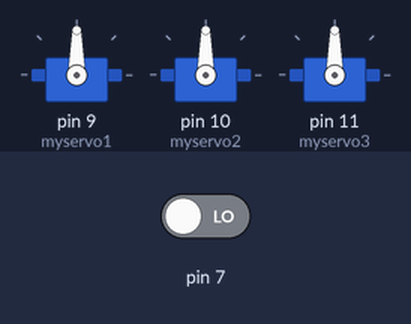
A sketch run on a simulated Arduino Uno, built with avr-gcc and run on an emulated ATmega328P. On the bench: 3 × servo. The inputs (shaded band) are chosen by the test bench; at power-on: pin 7 LOW.

Above: at 1.2 s.
1.3 s: pin 7 driven HIGH
At 1.75 s:
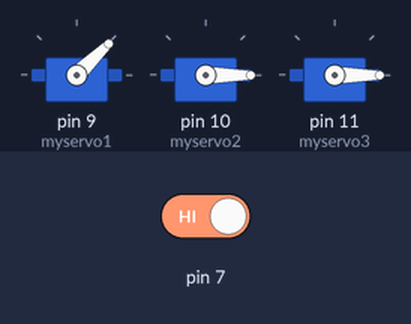
At 6.1 s:
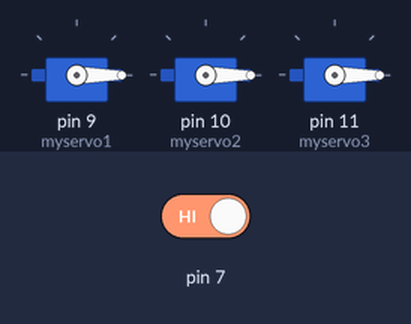
6.7 s: pin 7 driven HIGH
At 7.6 s:
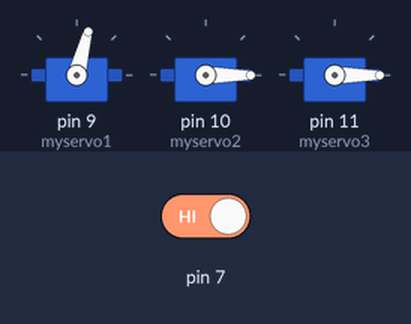
Timing chart, 0 to 15.7 s (numbered marks = the images above; inputs shaded):
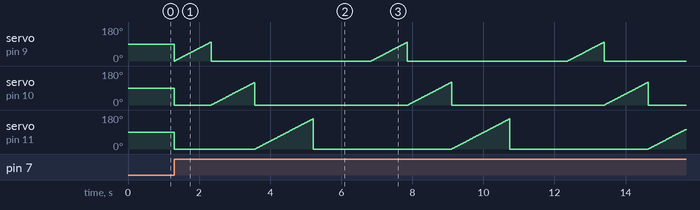

The sketch:

basic.ino
```cpp
#include <Servo.h>    //gọi thư viện cho servo

Servo myservo1;   //body
Servo myservo2;   //flower
Servo myservo3;   //leaves

int pos = 0;    //gọi biến pos

void setup() {

  pinMode(7,INPUT);        //thiết lập chân sensor
  myservo1.attach(9);      //thiết lập chân servo
  myservo2.attach(10);
  myservo3.attach(11);

}

void loop(){

  if (digitalRead(7) == 1) {                //tín hiệu: 1: HIGH (có âm thanh); 0: LOW (không có âm thanh)
    for(pos = 0; pos <=100; pos += 1) {    //cho pos chạy từ 0 - 180
      myservo1.write(pos);                  //cho servo chạy theo pos
     myservo2.write(0);
     myservo3.write(0);
      delay(10);
    }
   for(pos = 0; pos <= 120; pos += 1) {    //nếu trong cùng 1 lệnh mẹ có nhiều lệnh for con thì các lệnh for sẽ chạy theo thứ tự từ trên xuống dưới
      myservo1.write(0);
      myservo2.write(pos);
      myservo3.write(0);
      delay(10);
    }
    for(pos = 0; pos <= 160; pos += 1) {
      myservo1.write(0);
      myservo2.write(0);
      myservo3.write(pos);
      delay(10);
      }
      for(pos = 0; pos <= 160; pos += 1) {
       myservo3.write(0);
        delay(10);
    }
      }
}
```

Measured:
- after the input at 1.3 s, servo on pin 9 (myservo1): ramps from 0° to 100° and jumps back, once every 1.0 s; servo on pin 10 (myservo2): ramps from 0° to 119° and jumps back, once every 2.3 s
